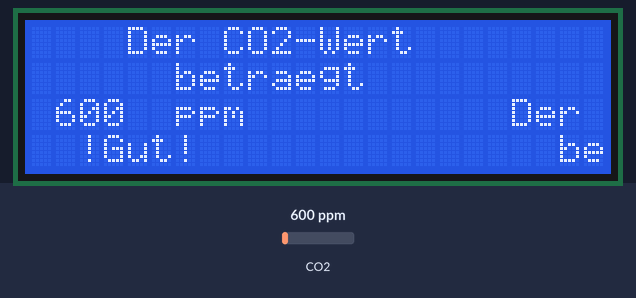
Simulated run of this sketch. Board: Arduino Uno, built with avr-gcc and run on an emulated ATmega328P. Parts: 24×4 character LCD. Inputs (shaded band) come from the test bench; at power-on: CO2 600 ppm. Random numbers use the default seed unless the sketch sets one; what the sketch prints to the serial monitor is not drawn.

Above: at 10.3 s.
10.4 s: CO2 set to 774 ppm
At 12.6 s:
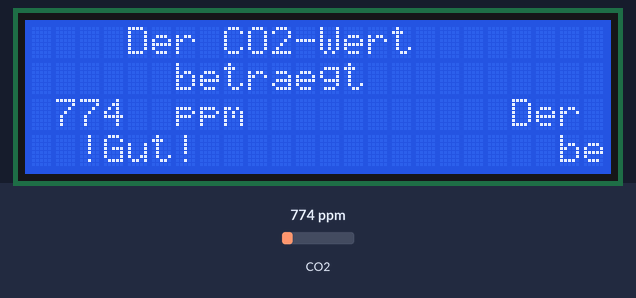
12.9 s: CO2 set to 835 ppm
At 15.0 s:
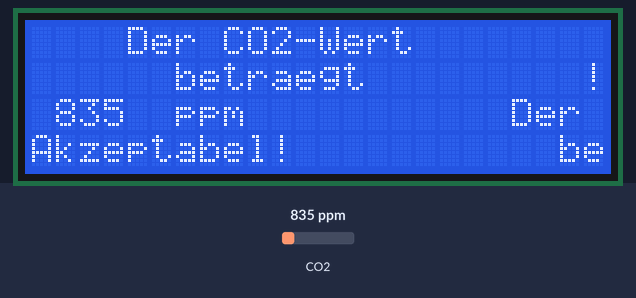
15.3 s: CO2 set to 452 ppm
At 16.7 s:
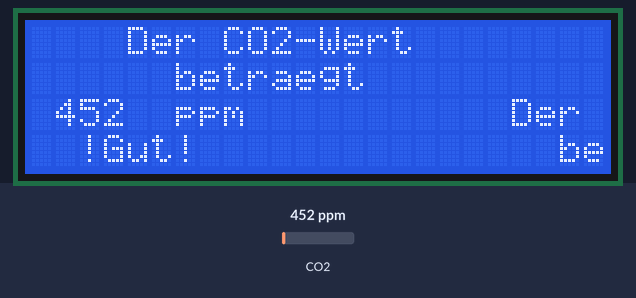
18.5 s: CO2 set to 1050 ppm
At 20.2 s:
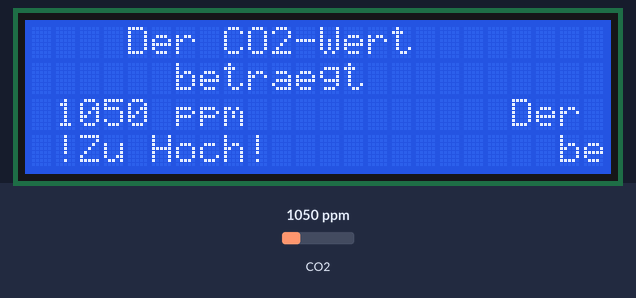
20.6 s: CO2 set to 955 ppm
At 22.1 s:
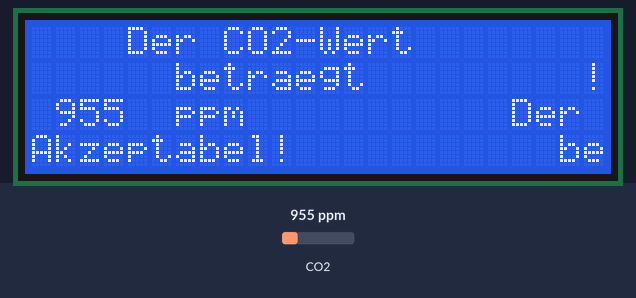
23.0 s: CO2 set to 1700 ppm
At 25.1 s:
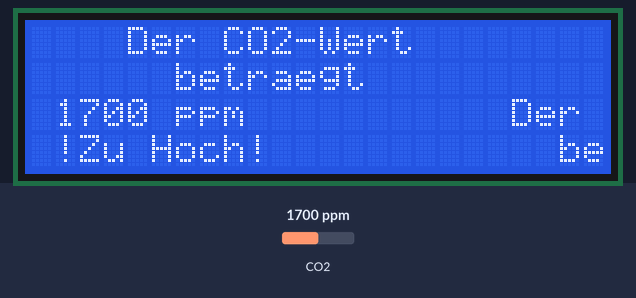
Timing chart, 0 to 26.6 s (numbered marks = the images above; inputs shaded):
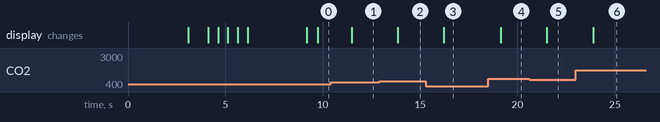

Measured:
- the behaviour switches between 799 and 800 ppm on CO2 (found by bisection; images 1 and 2)
- the behaviour switches between 1000 and 999 ppm on CO2 (found by bisection; images 4 and 5)
- after the input at 10.4 s, the display: changes after 1.1 s (image 1)
- after the input at 12.9 s, the display: changes after 0.95 s (image 2)
- after the input at 15.3 s, the display: changes after 0.91 s (image 3)
- after the input at 18.5 s, the display: changes after 0.65 s (image 4)
- after the input at 20.6 s, the display: changes after 0.92 s (image 5)
- after the input at 23.0 s, the display: changes after 0.88 s (image 6)

The sketch:

Display.ino
```cpp
////////////////////////////
#include <SoftwareSerial.h>
#include <MHZ19.h>
#include <Wire.h>               //Nötige Ressourcen laden
#include <LCD.h>
#include <LiquidCrystal_I2C.h>
//////////////////////////////

/////////////////
#define RX_PIN 11     //CO2-Sensor Pins definieren
#define TX_PIN 12
/////////////////


///////////////////////
#define I2C_ADDR 0x27
#define BACKLIGHT_PIN 3
#define En_pin 2
#define Rw_pin 1
#define Rs_pin 0            //Display-Pins definieren
#define D4_pin 4
#define D5_pin 5
#define D6_pin 6
#define D7_pin 7
///////////////////////

////////////////////////////////////////////////////////////////////////////////////
LiquidCrystal_I2C  lcd(I2C_ADDR,En_pin,Rw_pin,Rs_pin,D4_pin,D5_pin,D6_pin,D7_pin);
MHZ19 vmCO2;                                                                            //Setup-Commands
SoftwareSerial mySerial(RX_PIN, TX_PIN);
int CO2;
////////////////////////////////////////////////////////////////////////////////////

///////////////////////////////////////////////////
void setup() {

  randomSeed(analogRead(0));
  Serial.begin(9600);
  mySerial.begin(9600);
  vmCO2.begin(mySerial);
  pinMode(1, OUTPUT);
  lcd.begin(24,4);
  lcd.setBacklightPin(BACKLIGHT_PIN, POSITIVE);
  lcd.setBacklight(HIGH);
  lcd.home();
  lcd.setCursor(0, 0);
  lcd.print("Loading.");
  lcd.setCursor(0, 1);
  lcd.print(random(1, 9));
  lcd.setCursor(1, 1);
  lcd.print("%");
  delay(3000);
  lcd.clear();
  lcd.print("Loading..");                                   //Ladebildschirm mit zufällig generierten Prozentzahlen
  lcd.setCursor(0, 1);
  lcd.print(random(10,70));
  lcd.setCursor(2, 1);
  lcd.print("%");
  delay(1000);
  lcd.clear();
  lcd.print("Loading...");
  lcd.setCursor(0, 1);
  lcd.print(random(71,99));
  lcd.setCursor(2, 1);
  lcd.print("%");
  delay(500);
  lcd.clear();

  ///////////////////////////////////////////////////
  lcd.setCursor(6, 0);
  lcd.print("Herzlich");
  delay(500);
  lcd.setCursor(5, 1);
  lcd.print("Willkommen");
  delay(500);
  lcd.setCursor(6, 2);                        //Startbildschirm mit Willlkommensnachricht
  lcd.print("zu ihrer");
  delay(500);
  lcd.setCursor(5, 3);
  lcd.print("CO2-Ampel!");
  delay(3000);
  lcd.clear();
}
///////////////////////////////////////////////////

///////////////////////////////////////
void loop() {

  CO2=vmCO2.getCO2();
  Serial.println(CO2);
  delay(500);

  lcd.setCursor(4, 0);
  lcd.print("Der CO2-Wert ");                 //Definierung der Variable "CO2" zum Abrufen der CO2-Werte,
  lcd.setCursor(6, 1);                        //der Wert wird auf das Display übertragen
  lcd.print("betraegt");
  lcd.setCursor(5, 2);
  lcd.print(CO2);
  lcd.setCursor(10, 2);
  lcd.print("ppm");
///////////////////////////////////////

///////////////////////////////////////
vmCO2.autoCalibration(false);               //Command für Kalibrierung des Sensors. Auf "true" setzen, wenn man draußen ist und kalibrieren will
///////////////////////////////////////

///////////////////////////////////////
if(CO2<800) {
  lcd.clear();
  lcd.setCursor(4, 0);
  lcd.print("Der CO2-Wert ");
  lcd.setCursor(6, 1);
  lcd.print("betraegt");
  lcd.setCursor(5, 2);                    //Solange der Wert unter 800 ppm ist, wird er als "gut" angezeigt
  lcd.print(CO2);
  lcd.setCursor(10, 2);
  lcd.print("ppm");
  lcd.setCursor(6, 3);
  lcd.print("!Gut!");


}


if((CO2>=800) && (CO2<1000)) {
  lcd.clear();
  lcd.setCursor(4, 0);
  lcd.print("Der CO2-Wert ");
  lcd.setCursor(6, 1);
  lcd.print("betraegt");
  lcd.setCursor(5, 2);                    //Solange der Wert zwischen 800 und 1000 ppm ist, wird er als "akzeptabel" angezeigt
  lcd.print(CO2);
  lcd.setCursor(10, 2);
  lcd.print("ppm");
  lcd.setCursor(3, 3);
  lcd.print("!Akzeptabel!");

}
if(CO2>=1000) {
  lcd.clear();
  lcd.setCursor(4, 0);
  lcd.print("Der CO2-Wert ");
  lcd.setCursor(6, 1);
  lcd.print("betraegt");
  lcd.setCursor(5, 2);                    //Solange der Wert über 1000 ppm ist, wird er als "zu hoch" angezeigt
  lcd.print(CO2);
  lcd.setCursor(10, 2);
  lcd.print("ppm");
  lcd.setCursor(5, 3);
  lcd.print("!Zu Hoch!");
}
}

///////////////////////////////////////////////////
```
